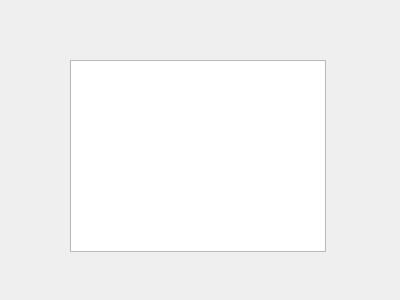
<?xml version="1.0" encoding="UTF-8"?>
<ui version="4.0">
 <class>Widget</class>
 <widget class="QWidget" name="Widget">
  <property name="geometry">
   <rect>
    <x>0</x>
    <y>0</y>
    <width>400</width>
    <height>300</height>
   </rect>
  </property>
  <property name="windowTitle">
   <string>Widget</string>
  </property>
  <widget class="QTextEdit" name="textEdit">
   <property name="geometry">
    <rect>
     <x>70</x>
     <y>60</y>
     <width>256</width>
     <height>192</height>
    </rect>
   </property>
  </widget>
 </widget>
 <layoutdefault spacing="6" margin="11"/>
 <resources/>
 <connections/>
</ui>
